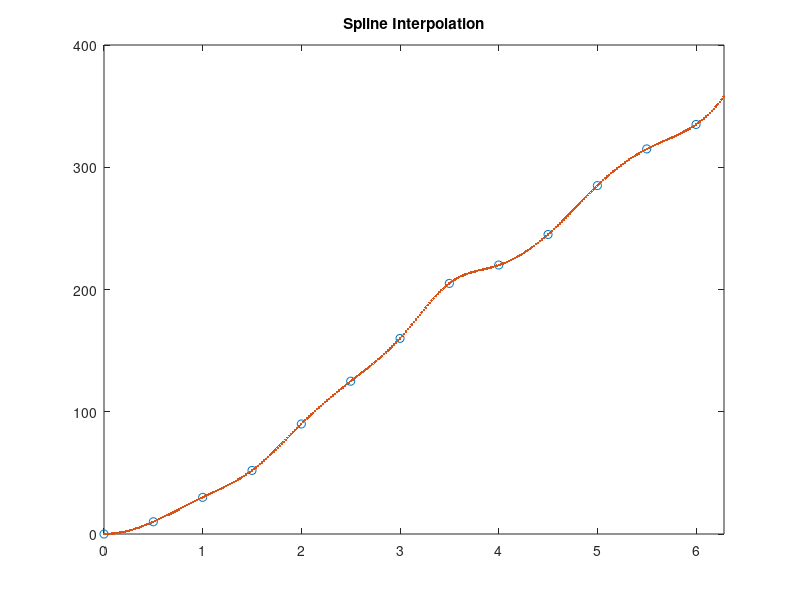

Write the MATLAB code that produced this figure.
%%%%%%%%%%%%%%%%%%%%%%%%%%%%%%%%%%%%%%%%%%%%%%%%%%%%%%%%%%%%%%%%%%%%%%%%%
% Project: EPO-4                                                        %
% Group: B11, Out, Klein, Kruijsse, De Winter                           %
% Name File:                                                            %
% Purpose:                                                              %
%                                                                       %
%                                                                       %
%                                                                       %
%                                                                       %
%                                                                       %
%                                                                       %
%                                                                       %
%%%%%%%%%%%%%%%%%%%%%%%%%%%%%%%%%%%%%%%%%%%%%%%%%%%%%%%%%%%%%%%%%%%%%%%%%

t=[0 0.5 1 1.5 2 2.5 3 3.5 4 4.5 5 5.5 6 6.3];
a=[0 10 30 52 90 125 160 205 220 245 285 315 335 360];

xq = 0:0.02:360;
vq2 = interp1(t,a,xq,'spline');
plot(t,a,'o',xq,vq2,':.');
xlim([0 2*pi]);
title('Spline Interpolation');